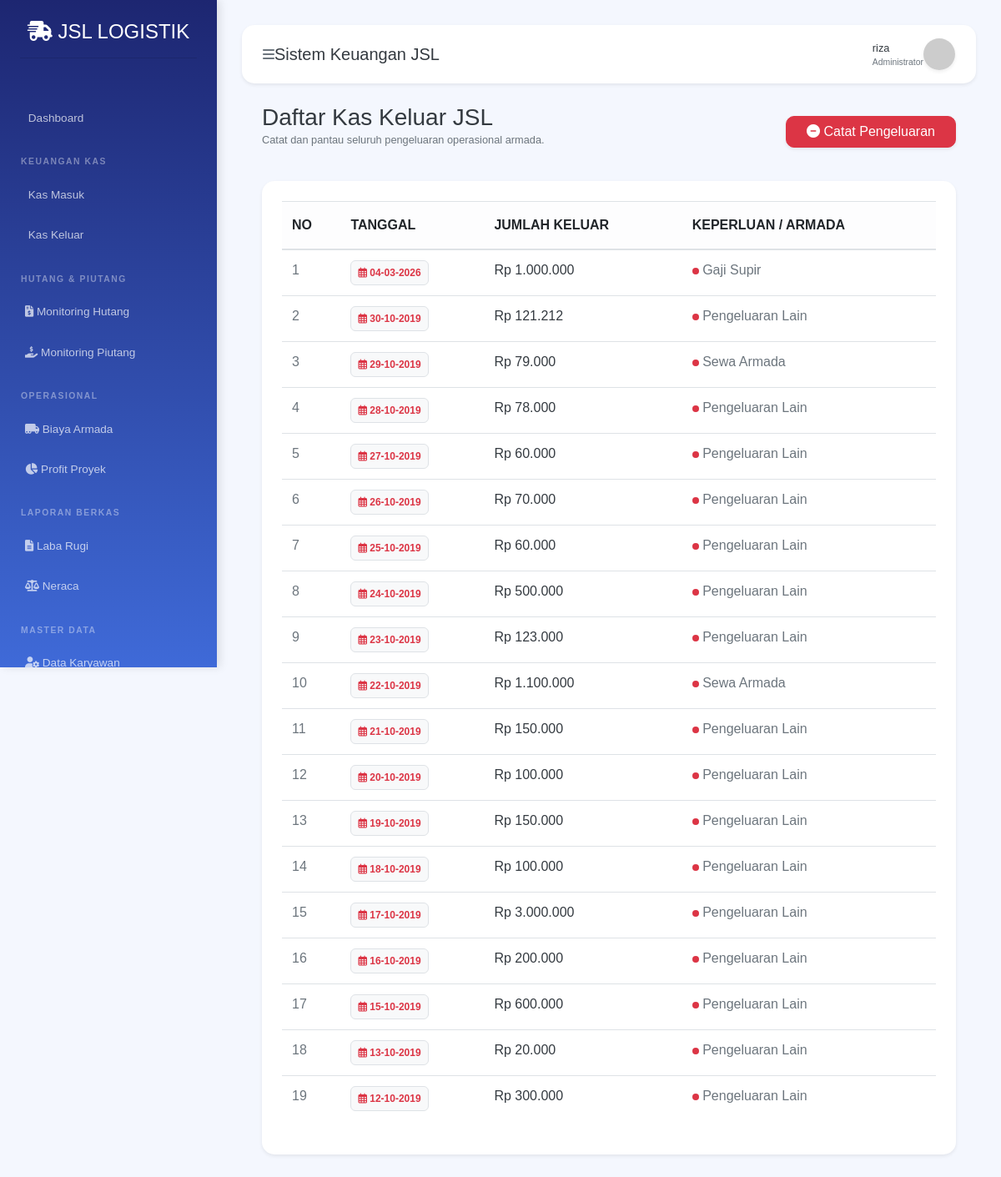
The page /pengeluaran (signed in) on the database its author committed.
### tables this page shows
CREATE TABLE `pengeluaran` (
  `id_pengeluaran` int(11) NOT NULL,
  `tgl_pengeluaran` date NOT NULL,
  `jumlah` int(11) NOT NULL,
  `id_sumber` int(11) NOT NULL
);

### app/core/Controller.php (called while the page is built, shortened)
<?php
class Controller {
    public function view($view, $data = [])
    {
        require_once '../app/views/' . $view . '.php';
    }
    public function model($model)
    {
        return new $model;
    }
}

### app/controllers/Pengeluaran.php (called while the page is built, shortened)
<?php
class Pengeluaran extends Controller {
    public function index() {
        $data['judul'] = 'Daftar Kas Keluar';
        $data['pengeluaran'] = $this->model('Pengeluaran_model')->getAllPengeluaran();
        $this->view('pengeluaran/index', $data);
    }
}

### app/core/App.php (called while the page is built, shortened)
<?php
class App {
    protected $method = 'index';
    protected $params = [];
    public function __construct()
    {
        $this->controller = new $this->controller;
        call_user_func_array([$this->controller, $this->method], $this->params);
    }
}

### public/index.php (called while the page is built, shortened)
<?php
$app = new App;

### app/core/Database.php (called while the page is built, shortened)
<?php
class Database {
    private $host = DB_HOST;
    private $user = DB_USER;
    private $pass = DB_PASS;
    private $db_name = DB_NAME;
    private $dbh;
    private $stmt;
    public function __construct()
    {
        $dsn = 'mysql:host=' . $this->host . ';dbname=' . $this->db_name;
        $option = [
            PDO::ATTR_PERSISTENT => true,
            PDO::ATTR_ERRMODE => PDO::ERRMODE_EXCEPTION
        ];
        try {
            $this->dbh = new PDO($dsn, $this->user, $this->pass, $option);
        } catch(PDOException $e) {
            die($e->getMessage());
        }
    }
    public function query($query)
    {
        $this->stmt = $this->dbh->prepare($query);
    }
    public function execute()
    {
        $this->stmt->execute();
    }
    public function resultSet()
    {
        $this->execute();
        return $this->stmt->fetchAll(PDO::FETCH_ASSOC);
    }
}

### app/models/Pengeluaran_model.php (called while the page is built, shortened)
<?php
class Pengeluaran_model {
    private $table = 'pengeluaran';
    private $db;
    public function __construct() {
        $this->db = new Database;
    }
    public function getAllPengeluaran() {
        $this->db->query('SELECT * FROM ' . $this->table . ' ORDER BY tgl_pengeluaran DESC');
        return $this->db->resultSet();
    }
}

### app/views/pengeluaran/index.php (the view, shortened to what this page needs)
<div class="container-fluid px-4 mt-4">
    <div class="d-flex justify-content-between align-items-center mb-4">
        <div>
            <h3 class="fw-bold text-dark mb-0">Daftar Kas Keluar JSL</h3>
            <p class="text-muted small">Catat dan pantau seluruh pengeluaran operasional armada.</p>
        </div>
        <button type="button" class="btn btn-danger px-4 shadow-sm" style="border-radius: 10px; z-index: 10;" data-bs-toggle="modal" data-bs-target="#modalKeluar">
            <i class="fas fa-minus-circle me-2"></i> Catat Pengeluaran
        </button>
    </div>
    <div class="card border-0 shadow-sm mb-5" style="border-radius: 15px;">
        <div class="card-body p-4">
            <div class="table-responsive">
                <table class="table table-hover align-middle" id="tableKeluar" style="width:100%">
                    <thead class="table-light">
                        <tr>
                            <th class="py-3 ps-3">NO</th>
                            <th class="py-3">TANGGAL</th>
                            <th class="py-3">JUMLAH KELUAR</th>
                            <th class="py-3 pe-3">KEPERLUAN / ARMADA</th>
                        </tr>
                    </thead>
                    <tbody>
						<?php $i = 1; foreach($data['pengeluaran'] as $row) : ?>
						<tr>
							<td class="ps-3 fw-bold text-muted"><?= $i++; ?></td>
							<td>
								<span class="badge bg-light text-danger border p-2" style="border-radius: 6px;">
									<i class="far fa-calendar-alt me-1"></i> <?= date('d-m-Y', strtotime($row['tgl_pengeluaran'])); ?>
								</span>
							</td>
							<td class="fw-bold text-dark">Rp <?= number_format($row['jumlah'], 0, ',', '.'); ?></td>
							<td class="pe-3 text-secondary">
								<span class="d-inline-block bg-danger rounded-circle me-2" style="width: 8px; height: 8px;"></span>
								<?php
									$sumber_keluar = [
										10 => 'Sewa Armada',
										11 => 'Gaji Supir',
										12 => 'Bongkar Muat',
										13 => 'Gaji Admin',
										14 => 'Listrik',
										15 => 'Internet',
										16 => 'Servis Kendaraan',
										17 => 'Pajak',
										18 => 'Biaya Tambahan Lain'
									];
									echo $sumber_keluar[$row['id_sumber']] ?? 'Pengeluaran Lain';
								?>
							</td>
						</tr>
						<?php endforeach; ?>
					</tbody>
                </table>
            </div>
        </div>
    </div>
</div>

### app/views/templates/header.php (style rules this page uses)
body { background-color: #f4f7fe; font-family: 'Poppins', sans-serif; margin: 0; overflow-x: hidden; display: flex; }
.container-fluid { padding: 0; }

### rows shown on the page
pengeluaran: tgl_pengeluaran "04-03-2026", jumlah "1.000.000", id_sumber "Gaji Supir"
pengeluaran: tgl_pengeluaran "30-10-2019", jumlah "121.212", id_sumber "Pengeluaran Lain"
pengeluaran: tgl_pengeluaran "29-10-2019", jumlah "79.000", id_sumber "Sewa Armada"
pengeluaran: tgl_pengeluaran "28-10-2019", jumlah "78.000", id_sumber "Pengeluaran Lain"
pengeluaran: tgl_pengeluaran "27-10-2019", jumlah "60.000", id_sumber "Pengeluaran Lain"
pengeluaran: tgl_pengeluaran "26-10-2019", jumlah "70.000", id_sumber "Pengeluaran Lain"
pengeluaran: tgl_pengeluaran "25-10-2019", jumlah "60.000", id_sumber "Pengeluaran Lain"
pengeluaran: tgl_pengeluaran "24-10-2019", jumlah "500.000", id_sumber "Pengeluaran Lain"
pengeluaran: tgl_pengeluaran "23-10-2019", jumlah "123.000", id_sumber "Pengeluaran Lain"
pengeluaran: tgl_pengeluaran "22-10-2019", jumlah "1.100.000", id_sumber "Sewa Armada"
pengeluaran: tgl_pengeluaran "21-10-2019", jumlah "150.000", id_sumber "Pengeluaran Lain"
pengeluaran: tgl_pengeluaran "20-10-2019", jumlah "100.000", id_sumber "Pengeluaran Lain"
pengeluaran: tgl_pengeluaran "19-10-2019", jumlah "150.000", id_sumber "Pengeluaran Lain"
pengeluaran: tgl_pengeluaran "18-10-2019", jumlah "100.000", id_sumber "Pengeluaran Lain"
pengeluaran: tgl_pengeluaran "17-10-2019", jumlah "3.000.000", id_sumber "Pengeluaran Lain"
pengeluaran: tgl_pengeluaran "16-10-2019", jumlah "200.000", id_sumber "Pengeluaran Lain"
pengeluaran: tgl_pengeluaran "15-10-2019", jumlah "600.000", id_sumber "Pengeluaran Lain"
pengeluaran: tgl_pengeluaran "13-10-2019", jumlah "20.000", id_sumber "Pengeluaran Lain"
pengeluaran: tgl_pengeluaran "12-10-2019", jumlah "300.000", id_sumber "Pengeluaran Lain"

### other values the page prints
$_SESSION['nama'] "riza"
